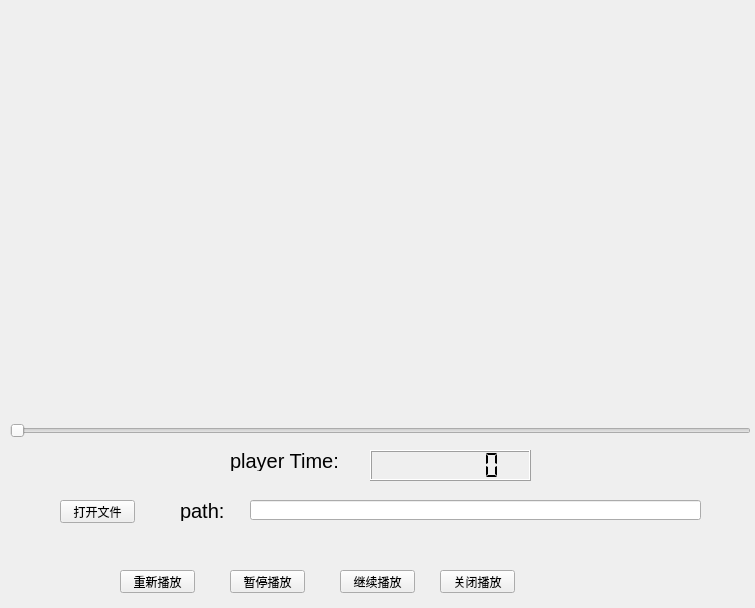
<?xml version="1.0" encoding="UTF-8"?>
<ui version="4.0">
 <class>Widget</class>
 <widget class="QWidget" name="Widget">
  <property name="geometry">
   <rect>
    <x>0</x>
    <y>0</y>
    <width>755</width>
    <height>608</height>
   </rect>
  </property>
  <property name="windowTitle">
   <string>Widget</string>
  </property>
  <widget class="QPushButton" name="openPathButton">
   <property name="geometry">
    <rect>
     <x>60</x>
     <y>500</y>
     <width>75</width>
     <height>23</height>
    </rect>
   </property>
   <property name="text">
    <string>打开文件</string>
   </property>
  </widget>
  <widget class="QPushButton" name="playButton">
   <property name="geometry">
    <rect>
     <x>120</x>
     <y>570</y>
     <width>75</width>
     <height>23</height>
    </rect>
   </property>
   <property name="text">
    <string>重新播放</string>
   </property>
  </widget>
  <widget class="QLabel" name="label">
   <property name="geometry">
    <rect>
     <x>180</x>
     <y>500</y>
     <width>71</width>
     <height>21</height>
    </rect>
   </property>
   <property name="font">
    <font>
     <pointsize>15</pointsize>
    </font>
   </property>
   <property name="text">
    <string>path:</string>
   </property>
  </widget>
  <widget class="QLineEdit" name="lineEdit">
   <property name="geometry">
    <rect>
     <x>250</x>
     <y>500</y>
     <width>451</width>
     <height>20</height>
    </rect>
   </property>
  </widget>
  <widget class="QPushButton" name="stopButton">
   <property name="geometry">
    <rect>
     <x>230</x>
     <y>570</y>
     <width>75</width>
     <height>23</height>
    </rect>
   </property>
   <property name="text">
    <string>暂停播放</string>
   </property>
  </widget>
  <widget class="QPushButton" name="closeButton">
   <property name="geometry">
    <rect>
     <x>440</x>
     <y>570</y>
     <width>75</width>
     <height>23</height>
    </rect>
   </property>
   <property name="text">
    <string>关闭播放</string>
   </property>
  </widget>
  <widget class="QWidget" name="openglWidget" native="true">
   <property name="geometry">
    <rect>
     <x>40</x>
     <y>20</y>
     <width>681</width>
     <height>391</height>
    </rect>
   </property>
  </widget>
  <widget class="QLabel" name="label_3">
   <property name="geometry">
    <rect>
     <x>230</x>
     <y>450</y>
     <width>121</width>
     <height>21</height>
    </rect>
   </property>
   <property name="font">
    <font>
     <pointsize>15</pointsize>
    </font>
   </property>
   <property name="text">
    <string>player Time:</string>
   </property>
  </widget>
  <widget class="QLCDNumber" name="playerTime">
   <property name="geometry">
    <rect>
     <x>370</x>
     <y>450</y>
     <width>161</width>
     <height>31</height>
    </rect>
   </property>
   <property name="smallDecimalPoint">
    <bool>false</bool>
   </property>
   <property name="digitCount">
    <number>7</number>
   </property>
   <property name="segmentStyle">
    <enum>QLCDNumber::Flat</enum>
   </property>
   <property name="value" stdset="0">
    <double>0.000000000000000</double>
   </property>
   <property name="intValue" stdset="0">
    <number>0</number>
   </property>
  </widget>
  <widget class="QSlider" name="horizontalSlider">
   <property name="geometry">
    <rect>
     <x>10</x>
     <y>420</y>
     <width>741</width>
     <height>22</height>
    </rect>
   </property>
   <property name="cursor">
    <cursorShape>OpenHandCursor</cursorShape>
   </property>
   <property name="singleStep">
    <number>1</number>
   </property>
   <property name="value">
    <number>0</number>
   </property>
   <property name="orientation">
    <enum>Qt::Horizontal</enum>
   </property>
  </widget>
  <widget class="QPushButton" name="continueButton">
   <property name="geometry">
    <rect>
     <x>340</x>
     <y>570</y>
     <width>75</width>
     <height>23</height>
    </rect>
   </property>
   <property name="text">
    <string>继续播放</string>
   </property>
  </widget>
 </widget>
 <resources/>
 <connections/>
</ui>
